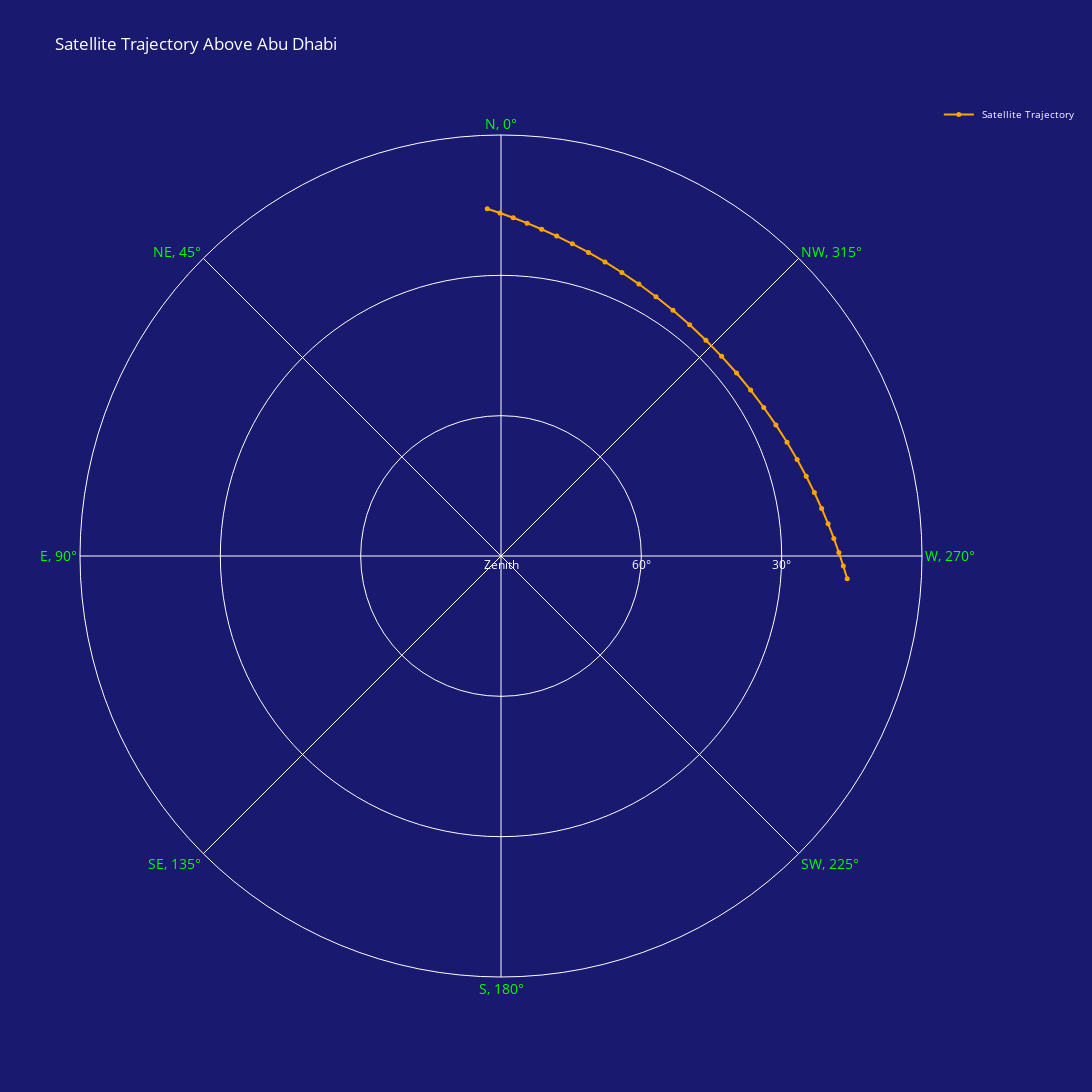

Here is the notebook cell this chart was saved with:
### Code cell
# polar interactive plot
labels = []

for i in range(len(observation_data)):
    labels.append(f"Azimuth: {observation_data2 [i, 3] % 360:.1f}°<br>Elevation: {observation_data2 [i, 4]:.1f}°<br>RA: {observation_data2 [i, 1]}<br>Dec: {observation_data2 [i, 2]}<br>Time: {observation_data2 [i, 0]}")


# Create an interactive polar plot with Plotly
fig = go.Figure()

fig.add_trace(go.Scatterpolar(
    r=observation_data[:, 4],
    theta=observation_data[:, 3] % 360,
    mode='lines+markers',
    marker=dict(color='orange', size=5),
    line=dict(color='orange'),
    text=labels,  # Add labels for each point
    textposition="top center",  # Position labels at the top center of each marker
    hoverinfo="text",  # Show text on hover
    name=" Satellite Trajectory"
))



# Customize layout to match previous appearance
fig.update_layout(
    polar=dict(
        bgcolor="midnightblue",  # Dark background color
        radialaxis=dict(
            range=[90, 0],  # 90 at center (zenith), 0 at edge (horizon)
            tickvals=[30, 60, 90],  # Tick values for altitude
            ticktext=['30°', '60°', 'Zenith'],  # Altitude labels
            tickfont=dict(color="white"),
            showline=False,
            showticklabels=True,
            ticks="",

            
        ),
        angularaxis=dict(
            direction="clockwise",
            rotation=90,  # Rotate to start at north
            tickvals=[0, 45, 90, 135, 180, 225, 270, 315],
            # tickvals=[0, 315, 270, 225, 180, 135, 90, 45],
            #ticktext=['N, 0°', 'NE, 45°', 'E, 90°', 'SE, 135°', 'S, 180°', 'SW, 225°', 'W, 270°', 'NW, 315°'],
            ticktext=['N, 0°', 'NW, 315°', 'W, 270°', 'SW, 225°', 'S, 180°', 'SE, 135°', 'E, 90°', 'NE, 45°'],
            tickfont=dict(color="lime", size=14)
        )
    ),
    title="Satellite Trajectory Above Abu Dhabi",
    font=dict(color="white"),
    showlegend=True,
    legend=dict(font=dict(size=10, color="white")),
    paper_bgcolor="midnightblue",  # Background color for the figure
    width=1500,  # Figure width
    height=1500  # Figure height
)

fig.show()

### Figure 1 — Plotly figure (JSON) as saved in the notebook; plotly's stock layout.template omitted (floating-point values rounded to 4 significant figures)
{"data": [{"hoverinfo": "text", "line": {"color": "orange"}, "marker": {"color": "orange", "size": 5}, "mode": "lines+markers", "name": " Satellite Trajectory", "r": [15.83, 16.79, 17.77, 18.75, 19.73, 20.7, 21.65, 22.56, 23.42, 24.2, 24.89, 25.47, 25.93, 26.23, 26.39, 26.38, 26.21, 25.89, 25.42, 24.82, 24.12, 23.32, 22.46, 21.54, 20.59, 19.61, 18.63, 17.64, 16.66, 15.7], "text": ["Azimuth: 93.8°<br>Elevation: 15.8°<br>RA: 15:29:47.074461<br>Dec: 3:4:47.866967<br>Time: 2024-11-01 14:02:50.000017", "Azimuth: 91.7°<br>Elevation: 16.8°<br>RA: 15:30:13.136918<br>Dec: 5:18:38.985964<br>Time: 2024-11-01 14:03:00.000003", "Azimuth: 89.4°<br>Elevation: 17.8°<br>RA: 15:30:34.399128<br>Dec: 7:40:32.943671<br>Time: 2024-11-01 14:03:09.999989", "Azimuth: 87.0°<br>Elevation: 18.7°<br>RA: 15:30:50.321568<br>Dec: 10:10:53.710940<br>Time: 2024-11-01 14:03:20.000015", "Azimuth: 84.4°<br>Elevation: 19.7°<br>RA: 15:31:0.269627<br>Dec: 12:50:1.698925<br>Time: 2024-11-01 14:03:30.000001", "Azimuth: 81.6°<br>Elevation: 20.7°<br>RA: 15:31:3.492471<br>Dec: 15:38:12.269235<br>Time: 2024-11-01 14:03:39.999987", "Azimuth: 78.6°<br>Elevation: 21.6°<br>RA: 15:30:59.095098<br>Dec: 18:35:33.635078<br>Time: 2024-11-01 14:03:50.000013", "Azimuth: 75.4°<br>Elevation: 22.6°<br>RA: 15:30:46.002687<br>Dec: 21:42:4.499732<br>Time: 2024-11-01 14:03:59.999999", "Azimuth: 71.9°<br>Elevation: 23.4°<br>RA: 15:30:22.913496<br>Dec: 24:57:32.001637<br>Time: 2024-11-01 14:04:09.999985", "Azimuth: 68.3°<br>Elevation: 24.2°<br>RA: 15:29:48.236308<br>Dec: 28:21:29.406428<br>Time: 2024-11-01 14:04:20.000011", "Azimuth: 64.5°<br>Elevation: 24.9°<br>RA: 15:29:0.007000<br>Dec: 31:53:14.166700<br>Time: 2024-11-01 14:04:29.999997", "Azimuth: 60.5°<br>Elevation: 25.5°<br>RA: 15:27:55.772918<br>Dec: 35:31:47.169532<br>Time: 2024-11-01 14:04:39.999983", "Azimuth: 56.4°<br>Elevation: 25.9°<br>RA: 15:26:32.433612<br>Dec: 39:15:52.600487<br>Time: 2024-11-01 14:04:50.000010", "Azimuth: 52.2°<br>Elevation: 26.2°<br>RA: 15:24:46.016859<br>Dec: 43:3:59.057973<br>Time: 2024-11-01 14:04:59.999996", "Azimuth: 47.8°<br>Elevation: 26.4°<br>RA: 15:22:31.352012<br>Dec: 46:54:22.488851<br>Time: 2024-11-01 14:05:09.999982", "Azimuth: 43.5°<br>Elevation: 26.4°<br>RA: 15:19:41.592350<br>Dec: 50:45:9.762809<br>Time: 2024-11-01 14:05:20.000008", "Azimuth: 39.2°<br>Elevation: 26.2°<br>RA: 15:16:7.496553<br>Dec: 54:34:22.882670<br>Time: 2024-11-01 14:05:29.999994", "Azimuth: 35.0°<br>Elevation: 25.9°<br>RA: 15:11:36.307199<br>Dec: 58:20:3.675721<br>Time: 2024-11-01 14:05:40.000020", "Azimuth: 30.9°<br>Elevation: 25.4°<br>RA: 15:5:49.980237<br>Dec: 62:0:16.670338<br>Time: 2024-11-01 14:05:50.000006", "Azimuth: 26.9°<br>Elevation: 24.8°<br>RA: 14:58:22.260642<br>Dec: 65:33:10.741637<br>Time: 2024-11-01 14:05:59.999992", "Azimuth: 23.1°<br>Elevation: 24.1°<br>RA: 14:48:33.750118<br>Dec: 68:56:56.789657<br>Time: 2024-11-01 14:06:10.000018", "Azimuth: 19.5°<br>Elevation: 23.3°<br>RA: 14:35:23.357092<br>Dec: 72:9:39.917252<br>Time: 2024-11-01 14:06:20.000004", "Azimuth: 16.1°<br>Elevation: 22.5°<br>RA: 14:17:13.308068<br>Dec: 75:9:2.482926<br>Time: 2024-11-01 14:06:29.999990", "Azimuth: 12.9°<br>Elevation: 21.5°<br>RA: 13:51:24.133279<br>Dec: 77:51:48.923138<br>Time: 2024-11-01 14:06:40.000016", "Azimuth: 9.9°<br>Elevation: 20.6°<br>RA: 13:13:42.464419<br>Dec: 80:12:38.244631<br>Time: 2024-11-01 14:06:50.000002", "Azimuth: 7.1°<br>Elevation: 19.6°<br>RA: 12:18:32.635342<br>Dec: 82:2:17.336731<br>Time: 2024-11-01 14:06:59.999988", "Azimuth: 4.5°<br>Elevation: 18.6°<br>RA: 11:3:19.934203<br>Dec: 83:7:1.506725<br>Time: 2024-11-01 14:07:10.000015", "Azimuth: 2.1°<br>Elevation: 17.6°<br>RA: 9:38:46.878106<br>Dec: 83:15:47.986572<br>Time: 2024-11-01 14:07:20.000001", "Azimuth: 359.8°<br>Elevation: 16.7°<br>RA: 8:25:21.628070<br>Dec: 82:34:1.992417<br>Time: 2024-11-01 14:07:29.999987", "Azimuth: 357.7°<br>Elevation: 15.7°<br>RA: 7:32:8.595156<br>Dec: 81:20:15.025096<br>Time: 2024-11-01 14:07:40.000013"], "textposition": "top center", "theta": [93.76, 91.66, 89.41, 86.98, 84.37, 81.57, 78.56, 75.35, 71.94, 68.32, 64.51, 60.52, 56.39, 52.16, 47.85, 43.52, 39.22, 34.98, 30.86, 26.89, 23.09, 19.48, 16.08, 12.88, 9.885, 7.093, 4.492, 2.073, 359.8, 357.7], "type": "scatterpolar"}], "layout": {"font": {"color": "white"}, "height": 1500, "legend": {"font": {"color": "white", "size": 10}}, "paper_bgcolor": "midnightblue", "polar": {"angularaxis": {"direction": "clockwise", "rotation": 90, "tickfont": {"color": "lime", "size": 14}, "ticktext": ["N, 0°", "NW, 315°", "W, 270°", "SW, 225°", "S, 180°", "SE, 135°", "E, 90°", "NE, 45°"], "tickvals": [0, 45, 90, 135, 180, 225, 270, 315], "type": "linear"}, "bgcolor": "midnightblue", "radialaxis": {"autorange": false, "range": [90, 0], "showline": false, "showticklabels": true, "tickfont": {"color": "white"}, "ticks": "", "ticktext": ["30°", "60°", "Zenith"], "tickvals": [30, 60, 90], "type": "linear"}}, "showlegend": true, "title": {"text": "Satellite Trajectory Above Abu Dhabi"}, "width": 1500}}
